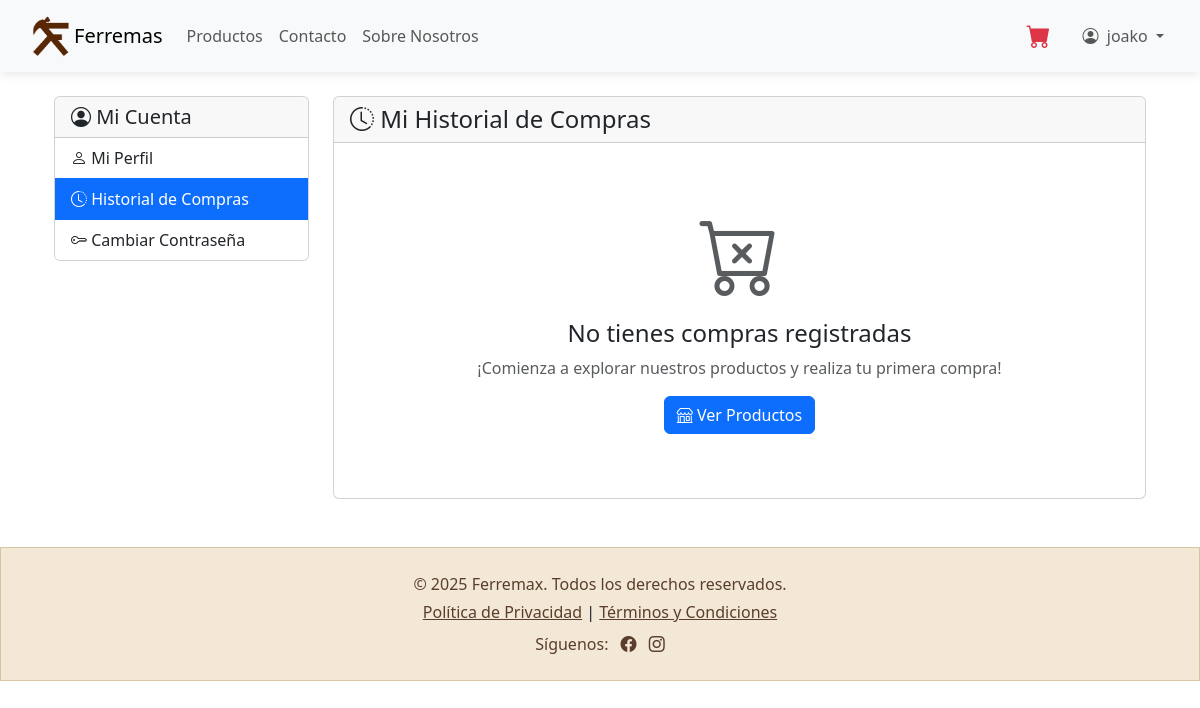
/api/paypal/my-orders/ (signed in), run on an earlier commit of the app's database.
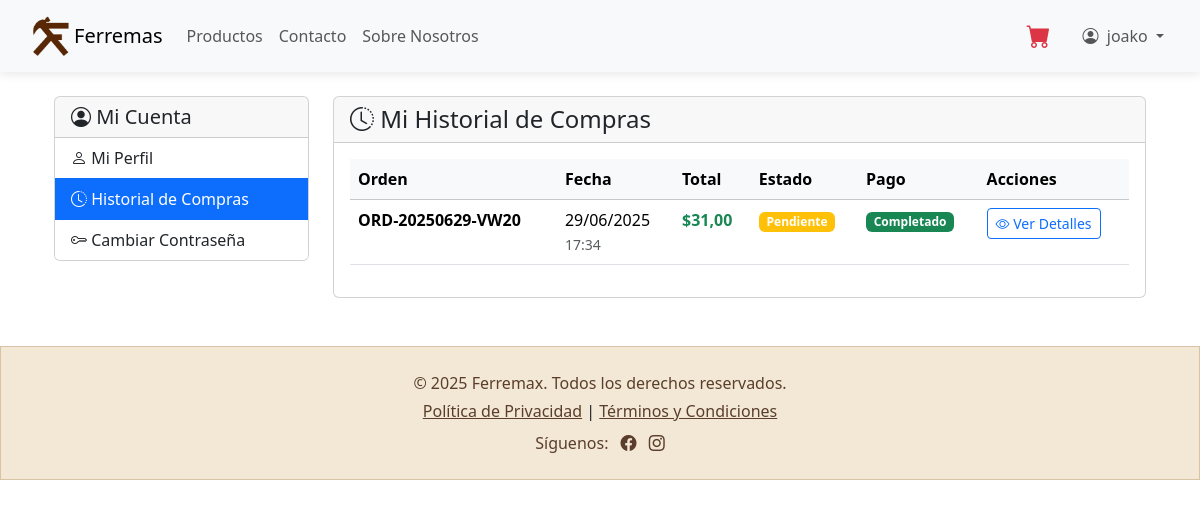
And on a later commit of the database.
### miPaypal/models.py (models this page shows, shortened)
class Order(models.Model):
    ORDER_STATUS_CHOICES = [
        ('pending', 'Pendiente'),
        ('confirmed', 'Confirmada'),
        ('processing', 'En Proceso'),
        ('packed', 'Empacada'),
        ('shipped', 'Enviada'),
        ('delivered', 'Entregada'),
        ('cancelled', 'Cancelada'),
    ]
    PAYMENT_STATUS_CHOICES = [
        ('pending', 'Pendiente'),
        ('completed', 'Completado'),
        ('failed', 'Fallido'),
        ('refunded', 'Reembolsado'),
    ]
    ORDER_TYPE_CHOICES = [
        ('online', 'Compra Online'),
        ('manual', 'Orden Manual'),
        ('phone', 'Orden Telefónica'),
    ]
    DELIVERY_METHOD_CHOICES = [
        ('pickup', 'Retiro en Tienda'),
        ('delivery', 'Delivery a Domicilio'),
    ]
    user = models.ForeignKey(settings.AUTH_USER_MODEL, on_delete=models.CASCADE, related_name='orders')
    order_number = models.CharField(max_length=20, unique=True)
    total_amount = models.DecimalField(max_digits=10, decimal_places=2)
    order_status = models.CharField(max_length=20, choices=ORDER_STATUS_CHOICES, default='pending')
    payment_status = models.CharField(max_length=20, choices=PAYMENT_STATUS_CHOICES, default='pending')
    order_type = models.CharField(max_length=20, choices=ORDER_TYPE_CHOICES, default='online')
    created_by = models.ForeignKey(
        settings.AUTH_USER_MODEL,
        on_delete=models.SET_NULL,
        null=True,
        blank=True,
        related_name='created_orders',
        verbose_name="Creada por"
    )
    delivery_method = models.CharField(
        max_length=20,
        choices=DELIVERY_METHOD_CHOICES,
        default='pickup',
        verbose_name="Método de entrega"
    )
    delivery_cost = models.DecimalField(
        max_digits=8,
        decimal_places=2,
        default=0.00,
        verbose_name="Costo de envío"
    )
    shipping_address = models.TextField(blank=True, null=True)
    shipping_city = models.CharField(max_length=100, blank=True, null=True)
    shipping_phone = models.CharField(max_length=15, blank=True, null=True)
    notes = models.TextField(blank=True, null=True, verbose_name="Notas adicionales")
    tracking_number = models.CharField(max_length=100, blank=True, null=True, verbose_name="Número de seguimiento")
    estimated_delivery = models.DateTimeField(blank=True, null=True, verbose_name="Entrega estimada")
    paypal_transaction_id = models.CharField(max_length=250, blank=True, null=True)
    paypal_payer_id = models.CharField(max_length=250, blank=True, null=True)
    paypal_payment_status = models.CharField(max_length=250, blank=True, null=True)
    created_at = models.DateTimeField(auto_now_add=True)
    updated_at = models.DateTimeField(auto_now=True)
    class Meta:
        ordering = ['-created_at']
        verbose_name = "Orden"
        verbose_name_plural = "Órdenes"
    def get_status_color(self):
        colors = {
            'pending': 'warning',
            'confirmed': 'info',
            'processing': 'primary',
            'packed': 'secondary',
            'shipped': 'success',
            'delivered': 'success',
            'cancelled': 'danger',
        }
        return colors.get(self.order_status, 'secondary')
    def get_payment_status_color(self):
        colors = {
            'pending': 'warning',
            'completed': 'success',
            'failed': 'danger',
            'refunded': 'info',
        }
        return colors.get(self.payment_status, 'secondary')

### miPaypal/views.py (the view)
# urls.py: path('my-orders/', views.user_order_history, name='user-order-history'),
@login_required
def user_order_history(request):
    orders = Order.objects.filter(user=request.user).order_by('-created_at')
    context = {
        'orders': orders,
        'user': request.user
    }
    return render(request, 'profile/order-history.html', context)

### miPaypal/context_processors.py (called while the page is built)
def cart_context(request):
    cart_count = 0
    try:
        if request.user.is_authenticated:
            cart = Cart.objects.filter(user=request.user).first()
        else:
            if request.session.session_key:
                cart = Cart.objects.filter(session_key=request.session.session_key).first()
            else:
                cart = None
        if cart:
            cart_count = sum(item.quantity for item in cart.cartitem_set.all())
    except Exception:
        cart_count = 0
    return {
        'cart_count': cart_count
    }

### ecommerce/templates/profile/order-history.html (shortened to what the changed rows need)
{% extends 'base.html' %}
{% load static %}
{% block content %}
<div class="container mt-4">
    <div class="row">
        <div class="col-md-9">
            <div class="card">
                <div class="card-body">
                    {% if orders %}
                        <div class="table-responsive">
                            <table class="table table-hover">
                                <thead class="table-light">
                                    <tr>
                                        <th>Orden</th>
                                        <th>Fecha</th>
                                        <th>Total</th>
                                        <th>Estado</th>
                                        <th>Pago</th>
                                        <th>Acciones</th>
                                    </tr>
                                </thead>
                                <tbody>
                                    {% for order in orders %}
                                    <tr>
                                        <td>
                                            <strong>{{ order.order_number }}</strong>
                                        </td>
                                        <td>
                                            {{ order.created_at|date:"d/m/Y" }}
                                            <br>
                                            <small class="text-muted">{{ order.created_at|time:"H:i" }}</small>
                                        </td>
                                        <td>
                                            <strong class="text-success">${{ order.total_amount }}</strong>
                                        </td>
                                        <td>
                                            <span class="badge bg-{{ order.get_status_color }}">
                                                {{ order.get_order_status_display }}
                                            </span>
                                        </td>
                                        <td>
                                            <span class="badge bg-{{ order.get_payment_status_color }}">
                                                {{ order.get_payment_status_display }}
                                            </span>
                                        </td>
                                        <td>
                                            <a href="{% url 'order-detail' order.id %}" class="btn btn-sm btn-outline-primary">
                                                <i class="bi bi-eye"></i> Ver Detalles
                                            </a>
                                        </td>
                                    </tr>
                                    {% endfor %}
                                </tbody>
                            </table>
                        </div>
                    {% else %}
                        <div class="text-center py-5">
                            <i class="bi bi-cart-x display-1 text-muted"></i>
                            <h4 class="mt-3">No tienes compras registradas</h4>
                            <p class="text-muted">¡Comienza a explorar nuestros productos y realiza tu primera compra!</p>
                            <a href="{% url 'products-page' %}" class="btn btn-primary">
                                <i class="bi bi-shop"></i> Ver Productos
                            </a>
                        </div>
                    {% endif %}
                </div>
            </div>
        </div>
    </div>
</div>
{% endblock %}

What changed in the data, as far as the page shows it:
added Order: order_number "ORD-20250629-VW20", created_at "29/06/2025", created_at "17:34", total_amount "31,00", order_status "Pendiente", payment_status "Completado"
Also different on the page:
text no longer shown: "No tienes compras registradas ¡Comienza a explorar nuestros productos y realiza tu primera compra! Ver Productos"
text now shown: "Orden Fecha Total Estado Pago Acciones"
